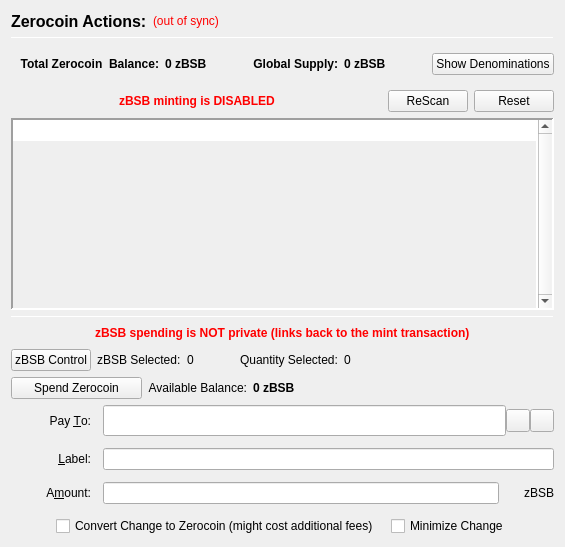
                  <widget class="QFrame" name="verticalFrameLeft">
                   <layout class="QVBoxLayout" name="verticalLayout_2">
                    <item>
                     <layout class="QVBoxLayout" name="verticalLayout_3">
                      <item>
                       <layout class="QHBoxLayout" name="horizontalLayout_3">
                        <item>
                         <widget class="QLabel" name="labelzBSBActions">
                          <property name="font">
                           <font>
                            <pointsize>12</pointsize>
                            <weight>75</weight>
                            <bold>true</bold>
                           </font>
                          </property>
                          <property name="text">
                           <string>Zerocoin Actions:</string>
                          </property>
                          <property name="alignment">
                           <set>Qt::AlignLeading|Qt::AlignLeft|Qt::AlignVCenter</set>
                          </property>
                         </widget>
                        </item>
                        <item>
                         <widget class="QLabel" name="labelzBSBSyncStatus">
                          <property name="toolTip">
                           <string>The displayed information may be out of date. Your wallet automatically synchronizes with the BullshitBucks network after a connection is established, but this process has not completed yet.</string>
                          </property>
                          <property name="styleSheet">
                           <string notr="true">QLabel { color: red; }</string>
                          </property>
                          <property name="text">
                           <string notr="true">(out of sync)</string>
                          </property>
                          <property name="alignment">
                           <set>Qt::AlignLeading|Qt::AlignLeft|Qt::AlignVCenter</set>
                          </property>
                         </widget>
                        </item>
                        <item>
                         <spacer name="horizontalSpacer">
                          <property name="orientation">
                           <enum>Qt::Horizontal</enum>
                          </property>
                          <property name="sizeHint" stdset="0">
                           <size>
                            <width>40</width>
                            <height>20</height>
                           </size>
                          </property>
                         </spacer>
                        </item>
                       </layout>
                      </item>
                      <item>
                       <widget class="Line" name="lineUpperLeft">
                        <property name="minimumSize">
                         <size>
                          <width>0</width>
                          <height>1</height>
                         </size>
                        </property>
                        <property name="maximumSize">
                         <size>
                          <width>16777215</width>
                          <height>1</height>
                         </size>
                        </property>
                        <property name="frameShadow">
                         <enum>QFrame::Sunken</enum>
                        </property>
                        <property name="orientation">
                         <enum>Qt::Horizontal</enum>
                        </property>
                       </widget>
                      </item>
                      <item>
                       <widget class="QFrame" name="balanceSupplyFrame">
                        <layout class="QHBoxLayout" name="horizontalLayout_2" stretch="0,0,0,1,0">
                         <property name="rightMargin">
                          <number>0</number>
                         </property>
                         <item>
                          <layout class="QHBoxLayout" name="horizontalLayout_34">
                           <item>
                            <widget class="QLabel" name="labelzAvailableText_3">
                             <property name="font">
                              <font>
                               <weight>75</weight>
                               <bold>true</bold>
                              </font>
                             </property>
                             <property name="toolTip">
                              <string>Total Balance including unconfirmed and immature zBSB</string>
                             </property>
                             <property name="text">
                              <string>Total Zerocoin  Balance:</string>
                             </property>
                             <property name="alignment">
                              <set>Qt::AlignRight|Qt::AlignTrailing|Qt::AlignVCenter</set>
                             </property>
                            </widget>
                           </item>
                           <item>
                            <widget class="QLabel" name="labelzAvailableAmount_4">
                             <property name="minimumSize">
                              <size>
                               <width>40</width>
                               <height>0</height>
                              </size>
                             </property>
                             <property name="font">
                              <font>
                               <weight>75</weight>
                               <bold>true</bold>
                              </font>
                             </property>
                             <property name="toolTip">
                              <string>Total Balance including unconfirmed and immature zBSB</string>
                             </property>
                             <property name="text">
                              <string>0 zBSB</string>
                             </property>
                             <property name="alignment">
                              <set>Qt::AlignLeading|Qt::AlignLeft|Qt::AlignVCenter</set>
                             </property>
                            </widget>
                           </item>
                          </layout>
                         </item>
                         <item>
                          <spacer name="horizontalSpacer_32">
                           <property name="orientation">
                            <enum>Qt::Horizontal</enum>
                           </property>
                           <property name="sizeHint" stdset="0">
                            <size>
                             <width>40</width>
                             <height>20</height>
                            </size>
                           </property>
                          </spacer>
                         </item>
                         <item>
                          <layout class="QHBoxLayout" name="horizontalLayout_35">
                           <item>
                            <widget class="QLabel" name="labelZsupplyText_2">
                             <property name="font">
                              <font>
                               <weight>75</weight>
                               <bold>true</bold>
                              </font>
                             </property>
                             <property name="text">
                              <string>Global Supply:</string>
                             </property>
                             <property name="alignment">
                              <set>Qt::AlignRight|Qt::AlignTrailing|Qt::AlignVCenter</set>
                             </property>
                            </widget>
                           </item>
                           <item>
                            <widget class="QLabel" name="labelZsupplyAmount_2">
                             <property name="font">
                              <font>
                               <weight>75</weight>
                               <bold>true</bold>
                              </font>
                             </property>
                             <property name="text">
                              <string>0 zBSB</string>
                             </property>
                            </widget>
                           </item>
                          </layout>
                         </item>
                         <item>
                          <spacer name="horizontalSpacer_31">
                           <property name="orientation">
                            <enum>Qt::Horizontal</enum>
                           </property>
                           <property name="sizeHint" stdset="0">
                            <size>
                             <width>40</width>
                             <height>20</height>
                            </size>
                           </property>
                          </spacer>
                         </item>
                         <item>
                          <widget class="QPushButton" name="pushButtonShowDenoms">
                           <property name="toolTip">
                            <string>Show zBSB denominations list</string>
                           </property>
                           <property name="text">
                            <string>Show Denominations</string>
                           </property>
                          </widget>
                         </item>
                        </layout>
                       </widget>
                      </item>
                      <item>
                       <layout class="QHBoxLayout" name="horizontalLayout_4">
                        <item>
                         <spacer name="horizontalSpacer_2">
                          <property name="orientation">
                           <enum>Qt::Horizontal</enum>
                          </property>
                          <property name="sizeHint" stdset="0">
                           <size>
                            <width>40</width>
                            <height>20</height>
                           </size>
                          </property>
                         </spacer>
                        </item>
                        <item>
                         <widget class="QLabel" name="label">
                          <property name="styleSheet">
                           <string notr="true">color: red;
font-weight: bold;</string>
                          </property>
                          <property name="text">
                           <string>zBSB minting is DISABLED</string>
                          </property>
                         </widget>
                        </item>
                        <item>
                         <spacer name="horizontalSpacer_3">
                          <property name="orientation">
                           <enum>Qt::Horizontal</enum>
                          </property>
                          <property name="sizeHint" stdset="0">
                           <size>
                            <width>40</width>
                            <height>20</height>
                           </size>
                          </property>
                         </spacer>
                        </item>
                        <item>
                         <widget class="QPushButton" name="pushButtonMintReset">
                          <property name="maximumSize">
                           <size>
                            <width>80</width>
                            <height>16777215</height>
                           </size>
                          </property>
                          <property name="toolTip">
                           <string>Rescan the complete blockchain for  Zerocoin mints and their meta-data.</string>
                          </property>
                          <property name="text">
                           <string>ReScan</string>
                          </property>
                         </widget>
                        </item>
                        <item>
                         <widget class="QPushButton" name="pushButtonSpentReset">
                          <property name="maximumSize">
                           <size>
                            <width>80</width>
                            <height>16777215</height>
                           </size>
                          </property>
                          <property name="toolTip">
                           <string>Reset Zerocoin Wallet DB. Deletes transactions that did not make it into the blockchain.</string>
                          </property>
                          <property name="text">
                           <string>Reset</string>
                          </property>
                         </widget>
                        </item>
                       </layout>
                      </item>
                      <item>
                       <widget class="QPlainTextEdit" name="TEMintStatus">
                        <property name="font">
                         <font>
                          <pointsize>8</pointsize>
                         </font>
                        </property>
                        <property name="toolTip">
                         <string>Status and/or Mesages from the last Mint Action.</string>
                        </property>
                        <property name="frameShape">
                         <enum>QFrame::Panel</enum>
                        </property>
                        <property name="frameShadow">
                         <enum>QFrame::Sunken</enum>
                        </property>
                        <property name="lineWidth">
                         <number>2</number>
                        </property>
                        <property name="midLineWidth">
                         <number>2</number>
                        </property>
                        <property name="verticalScrollBarPolicy">
                         <enum>Qt::ScrollBarAlwaysOn</enum>
                        </property>
                        <property name="horizontalScrollBarPolicy">
                         <enum>Qt::ScrollBarAlwaysOff</enum>
                        </property>
                        <property name="readOnly">
                         <bool>true</bool>
                        </property>
                        <property name="plainText">
                         <string notr="true"/>
                        </property>
                        <property name="backgroundVisible">
                         <bool>true</bool>
                        </property>
                       </widget>
                      </item>
                      <item>
                       <widget class="Line" name="line">
                        <property name="minimumSize">
                         <size>
                          <width>0</width>
                          <height>1</height>
                         </size>
                        </property>
                        <property name="maximumSize">
                         <size>
                          <width>16777215</width>
                          <height>1</height>
                         </size>
                        </property>
                        <property name="orientation">
                         <enum>Qt::Horizontal</enum>
                        </property>
                       </widget>
                      </item>
                      <item>
                       <layout class="QHBoxLayout" name="horizontalLayout_7">
                        <item>
                         <spacer name="horizontalSpacer_18">
                          <property name="orientation">
                           <enum>Qt::Horizontal</enum>
                          </property>
                          <property name="sizeHint" stdset="0">
                           <size>
                            <width>40</width>
                            <height>20</height>
                           </size>
                          </property>
                         </spacer>
                        </item>
                        <item>
                         <widget class="QLabel" name="label_2">
                          <property name="styleSheet">
                           <string notr="true">color: red;
font-weight: bold;</string>
                          </property>
                          <property name="text">
                           <string>zBSB spending is NOT private (links back to the mint transaction)</string>
                          </property>
                         </widget>
                        </item>
                        <item>
                         <spacer name="horizontalSpacer_30">
                          <property name="orientation">
                           <enum>Qt::Horizontal</enum>
                          </property>
                          <property name="sizeHint" stdset="0">
                           <size>
                            <width>40</width>
                            <height>20</height>
                           </size>
                          </property>
                         </spacer>
                        </item>
                       </layout>
                      </item>
                      <item>
                       <layout class="QHBoxLayout" name="horizontalLayout_24">
                        <property name="leftMargin">
                         <number>0</number>
                        </property>
                        <property name="bottomMargin">
                         <number>0</number>
                        </property>
                        <item>
                         <widget class="QPushButton" name="pushButtonZPivControl">
                          <property name="text">
                           <string>zBSB Control</string>
                          </property>
                         </widget>
                        </item>
                        <item>
                         <widget class="QLabel" name="labelzPivSelected">
                          <property name="text">
                           <string>zBSB Selected:</string>
                          </property>
                         </widget>
                        </item>
                        <item>
                         <widget class="QLabel" name="labelzPivSelected_int">
                          <property name="text">
                           <string>0</string>
                          </property>
                         </widget>
                        </item>
                        <item>
                         <spacer name="horizontalSpacer_17">
                          <property name="orientation">
                           <enum>Qt::Horizontal</enum>
                          </property>
                          <property name="sizeType">
                           <enum>QSizePolicy::Fixed</enum>
                          </property>
                          <property name="sizeHint" stdset="0">
                           <size>
                            <width>40</width>
                            <height>20</height>
                           </size>
                          </property>
                         </spacer>
                        </item>
                        <item>
                         <widget class="QLabel" name="labelQuantitySelected">
                          <property name="text">
                           <string>Quantity Selected:</string>
                          </property>
                         </widget>
                        </item>
                        <item>
                         <widget class="QLabel" name="labelQuantitySelected_int">
                          <property name="text">
                           <string>0</string>
                          </property>
                         </widget>
                        </item>
                        <item>
                         <spacer name="horizontalSpacer_19">
                          <property name="orientation">
                           <enum>Qt::Horizontal</enum>
                          </property>
                          <property name="sizeHint" stdset="0">
                           <size>
                            <width>40</width>
                            <height>20</height>
                           </size>
                          </property>
                         </spacer>
                        </item>
                       </layout>
                      </item>
                      <item>
                       <layout class="QHBoxLayout" name="horizontalLayout_6">
                        <item>
                         <widget class="QPushButton" name="pushButtonSpendzBSB">
                          <property name="minimumSize">
                           <size>
                            <width>131</width>
                            <height>0</height>
                           </size>
                          </property>
                          <property name="toolTip">
                           <string>Spend Zerocoin. Without 'Pay To:' address creates payments to yourself.</string>
                          </property>
                          <property name="text">
                           <string>Spend Zerocoin</string>
                          </property>
                         </widget>
                        </item>
                        <item>
                         <widget class="QLabel" name="labelzBSBBalanceText">
                          <property name="toolTip">
                           <string>Available (mature and spendable) zBSB for spending</string>
                          </property>
                          <property name="text">
                           <string>Available Balance:</string>
                          </property>
                          <property name="alignment">
                           <set>Qt::AlignRight|Qt::AlignTrailing|Qt::AlignVCenter</set>
                          </property>
                         </widget>
                        </item>
                        <item>
                         <widget class="QLabel" name="labelzAvailableAmount_2">
                          <property name="font">
                           <font>
                            <weight>75</weight>
                            <bold>true</bold>
                           </font>
                          </property>
                          <property name="toolTip">
                           <string>Available (mature and spendable) zBSB for spending

zBSB are mature when they have more than 20 confirmations AND more than 2 mints of the same denomination after them were minted</string>
                          </property>
                          <property name="text">
                           <string>0 zBSB</string>
                          </property>
                          <property name="alignment">
                           <set>Qt::AlignLeading|Qt::AlignLeft|Qt::AlignVCenter</set>
                          </property>
                         </widget>
                        </item>
                        <item>
                         <spacer name="horizontalSpacer_4">
                          <property name="orientation">
                           <enum>Qt::Horizontal</enum>
                          </property>
                          <property name="sizeHint" stdset="0">
                           <size>
                            <width>40</width>
                            <height>20</height>
                           </size>
                          </property>
                         </spacer>
                        </item>
                       </layout>
                      </item>
                      <item>
                       <layout class="QGridLayout" name="gridLayout_7">
                        <property name="spacing">
                         <number>12</number>
                        </property>
                        <item row="0" column="0">
                         <widget class="QLabel" name="payToLabel">
                          <property name="minimumSize">
                           <size>
                            <width>80</width>
                            <height>0</height>
                           </size>
                          </property>
                          <property name="text">
                           <string>Pay &amp;To:</string>
                          </property>
                          <property name="alignment">
                           <set>Qt::AlignRight|Qt::AlignTrailing|Qt::AlignVCenter</set>
                          </property>
                          <property name="buddy">
                           <cstring>payTo</cstring>
                          </property>
                         </widget>
                        </item>
                        <item row="0" column="1">
                         <layout class="QHBoxLayout" name="payToLayout">
                          <property name="spacing">
                           <number>0</number>
                          </property>
                          <item>
                           <widget class="QValidatedLineEdit" name="payTo">
                            <property name="enabled">
                             <bool>true</bool>
                            </property>
                            <property name="minimumSize">
                             <size>
                              <width>0</width>
                              <height>31</height>
                             </size>
                            </property>
                            <property name="toolTip">
                             <string>The BullshitBucks address to send the payment to. Creates local payment to yourself when empty.</string>
                            </property>
                           </widget>
                          </item>
                          <item>
                           <widget class="QToolButton" name="addressBookButton">
                            <property name="toolTip">
                             <string>Choose previously used address</string>
                            </property>
                            <property name="text">
                             <string/>
                            </property>
                            <property name="icon">
                             <iconset resource="../bullshitbucks.qrc">
                              <normaloff>:/icons/address-book</normaloff>:/icons/address-book</iconset>
                            </property>
                            <property name="shortcut">
                             <string>Alt+A</string>
                            </property>
                           </widget>
                          </item>
                          <item>
                           <widget class="QToolButton" name="pasteButton">
                            <property name="toolTip">
                             <string>Paste address from clipboard</string>
                            </property>
                            <property name="text">
                             <string/>
                            </property>
                            <property name="icon">
                             <iconset resource="../bullshitbucks.qrc">
                              <normaloff>:/icons/editpaste</normaloff>:/icons/editpaste</iconset>
                            </property>
                            <property name="shortcut">
                             <string>Alt+P</string>
                            </property>
                           </widget>
                          </item>
                         </layout>
                        </item>
                        <item row="1" column="0">
                         <widget class="QLabel" name="labelLabel">
                          <property name="minimumSize">
                           <size>
                            <width>80</width>
                            <height>0</height>
                           </size>
                          </property>
                          <property name="text">
                           <string>&amp;Label:</string>
                          </property>
                          <property name="alignment">
                           <set>Qt::AlignRight|Qt::AlignTrailing|Qt::AlignVCenter</set>
                          </property>
                          <property name="buddy">
                           <cstring>addAsLabel</cstring>
                          </property>
                         </widget>
                        </item>
                        <item row="1" column="1">
                         <widget class="QLineEdit" name="addAsLabel">
                          <property name="toolTip">
                           <string>Enter a label for this address to add it to the list of used addresses</string>
                          </property>
                         </widget>
                        </item>
                        <item row="2" column="0">
                         <widget class="QLabel" name="amountLabel">
                          <property name="minimumSize">
                           <size>
                            <width>80</width>
                            <height>0</height>
                           </size>
                          </property>
                          <property name="text">
                           <string>A&amp;mount:</string>
                          </property>
                          <property name="alignment">
                           <set>Qt::AlignRight|Qt::AlignTrailing|Qt::AlignVCenter</set>
                          </property>
                          <property name="buddy">
                           <cstring>zBSBpayAmount</cstring>
                          </property>
                         </widget>
                        </item>
                        <item row="2" column="1">
                         <layout class="QHBoxLayout" name="horizontalLayout_9">
                          <property name="spacing">
                           <number>0</number>
                          </property>
                          <item>
                           <widget class="QLineEdit" name="zBSBpayAmount"/>
                          </item>
                          <item>
                           <widget class="QLabel" name="labelzBSB">
                            <property name="minimumSize">
                             <size>
                              <width>55</width>
                              <height>0</height>
                             </size>
                            </property>
                            <property name="text">
                             <string>zBSB</string>
                            </property>
                            <property name="alignment">
                             <set>Qt::AlignRight|Qt::AlignTrailing|Qt::AlignVCenter</set>
                            </property>
                           </widget>
                          </item>
                         </layout>
                        </item>
                        <item row="3" column="0" colspan="2">
                         <layout class="QHBoxLayout" name="horizontalLayout_10">
                          <item>
                           <spacer name="horizontalSpacer_5">
                            <property name="orientation">
                             <enum>Qt::Horizontal</enum>
                            </property>
                            <property name="sizeHint" stdset="0">
                             <size>
                              <width>40</width>
                              <height>20</height>
                             </size>
                            </property>
                           </spacer>
                          </item>
                          <item>
                           <widget class="QCheckBox" name="checkBoxMintChange">
                            <property name="sizePolicy">
                             <sizepolicy hsizetype="MinimumExpanding" vsizetype="Fixed">
                              <horstretch>0</horstretch>
                              <verstretch>0</verstretch>
                             </sizepolicy>
                            </property>
                            <property name="layoutDirection">
                             <enum>Qt::LeftToRight</enum>
                            </property>
                            <property name="text">
                             <string>Convert Change to Zerocoin (might cost additional fees)</string>
                            </property>
                           </widget>
                          </item>
                          <item>
                           <widget class="QCheckBox" name="checkBoxMinimizeChange">
                            <property name="toolTip">
                             <string>If checked, the wallet tries to minimize the returning change instead of minimizing the number of spent denominations.</string>
                            </property>
                            <property name="text">
                             <string>Minimize Change</string>
                            </property>
                           </widget>
                          </item>
                          <item>
                           <spacer name="horizontalSpacer_6">
                            <property name="orientation">
                             <enum>Qt::Horizontal</enum>
                            </property>
                            <property name="sizeHint" stdset="0">
                             <size>
                              <width>40</width>
                              <height>20</height>
                             </size>
                            </property>
                           </spacer>
                          </item>
                         </layout>
                        </item>
                       </layout>
                      </item>
                     </layout>
                    </item>
                   </layout>
                  </widget>
